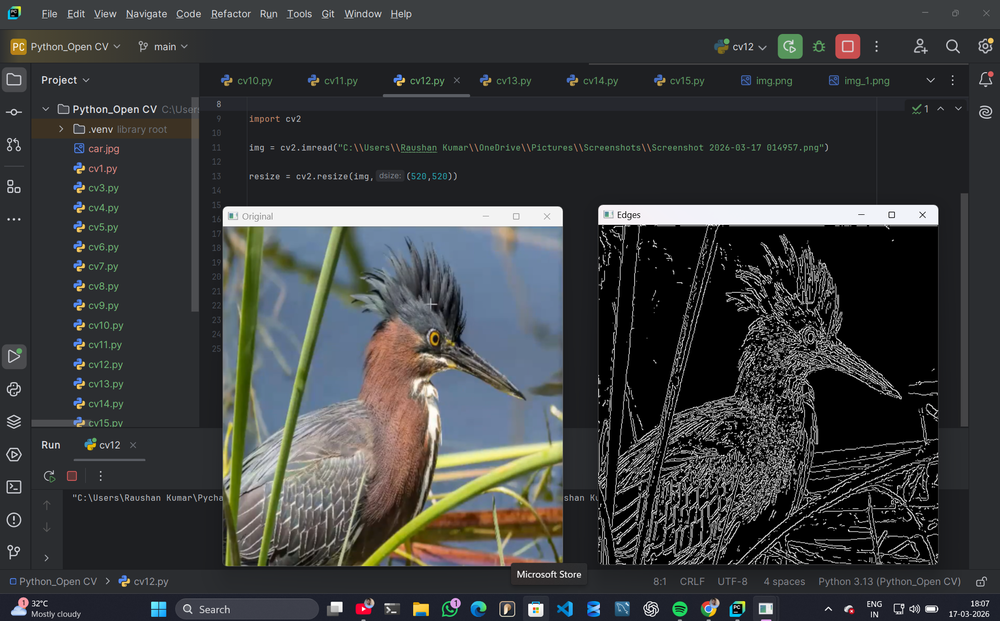
#> input picture Assignment11_Raushan/Python_Open CV/img_2.png, 1000 x 621 px, shrunk from 1912 x 1188 before the run, found by its file name
$ python cv8.py
#> lines starting #> are read from the running program, lines starting #| are printed output that depends on the picture; after the words box and inside, x2 and y2 are one past the last pixel; in counts of white or black regions, pixels touching at a corner belong together
# Thresholding

import cv2
import numpy as np

img = cv2.imread("C:\\Users\\Raushan Kumar\\OneDrive\\Pictures\\img_2.png", cv2.IMREAD_COLOR)
#> img is the input picture: shape (621, 1000, 3); mean B, G, R 61.8, 61.3, 59.5

gray = cv2.cvtColor(img, cv2.COLOR_BGR2GRAY)
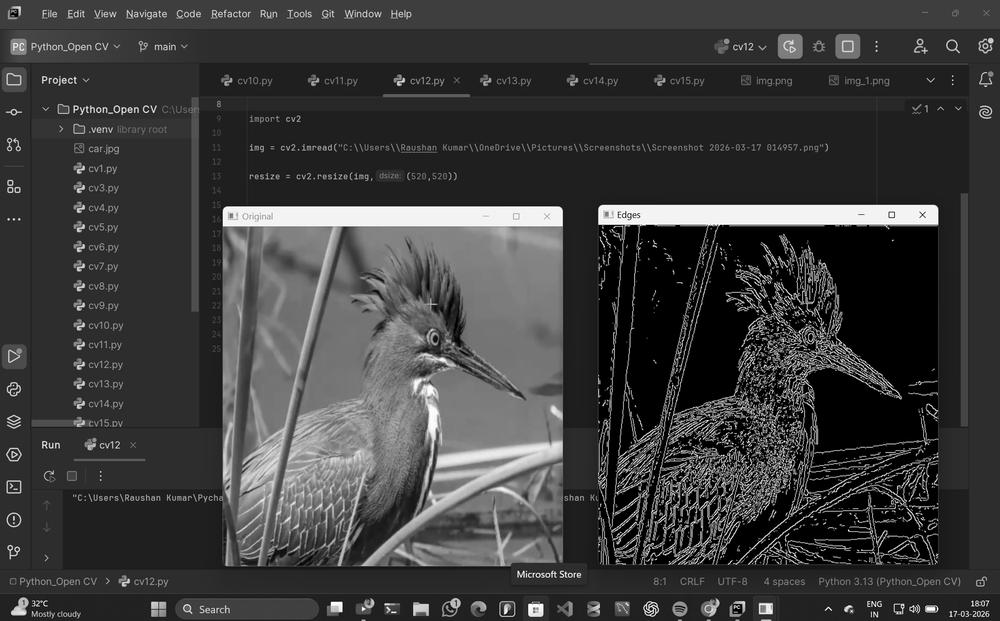
#> gray: shape (621, 1000); min 0, max 255, mean 60.8

threshold_value = 137

ret, binary_threshold = cv2.threshold(gray, threshold_value, 255, cv2.THRESH_BINARY)
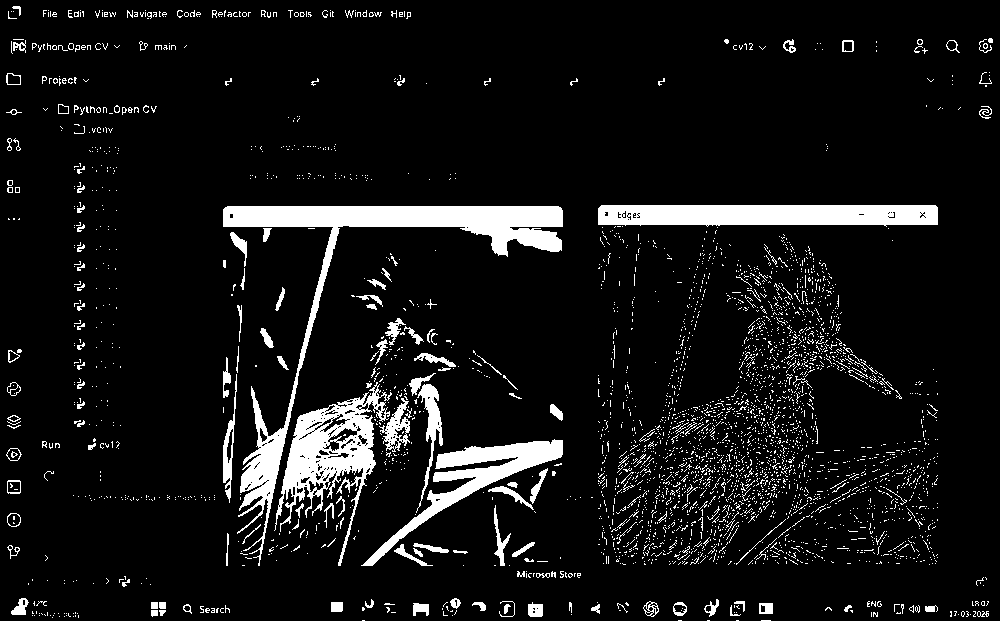
#> binary_threshold: shape (621, 1000); 8.3% white; 3473 white regions (3304 under 20 px), largest, box (x1, y1, x2, y2) and area: (223, 206, 563, 566) 12417, (598, 205, 938, 227) 6700, (274, 382, 392, 566) 6362
#> ret = 137

cv2.imshow("Original", img)
cv2.imshow("Binary Threshold", binary_threshold)

cv2.waitKey(0)
cv2.destroyAllWindows()

$ run again, with Assignment11_Raushan/Python_Open CV/img_1.png copied over Assignment11_Raushan/Python_Open CV/img_2.png
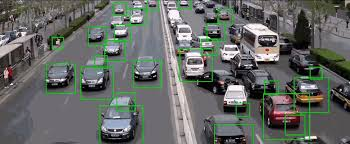
#> input picture Assignment11_Raushan/Python_Open CV/img_1.png, 350 x 144 px, found by its file name
#> img is the input picture: shape (144, 350, 3); mean B, G, R 101.1, 104.9, 101.1
#> `gray = cv2.cvtColor(img, cv2.COLOR_BGR2GRAY)`:
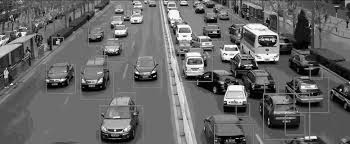
#> gray: shape (144, 350); min 0, max 254, mean 103.3
#> `ret, binary_threshold = cv2.threshold(gray, threshold_value, 255, cv2...`:
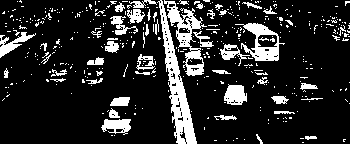
#> binary_threshold: shape (144, 350); 16.1% white; 420 white regions (370 under 20 px), largest, box (x1, y1, x2, y2) and area: (157, 0, 207, 144) 2670, (235, 23, 285, 61) 722, (224, 84, 247, 105) 358
#> ret = 137

$ run again, with Assignment11_Raushan/Python_Open CV/img_3.png copied over Assignment11_Raushan/Python_Open CV/img_2.png
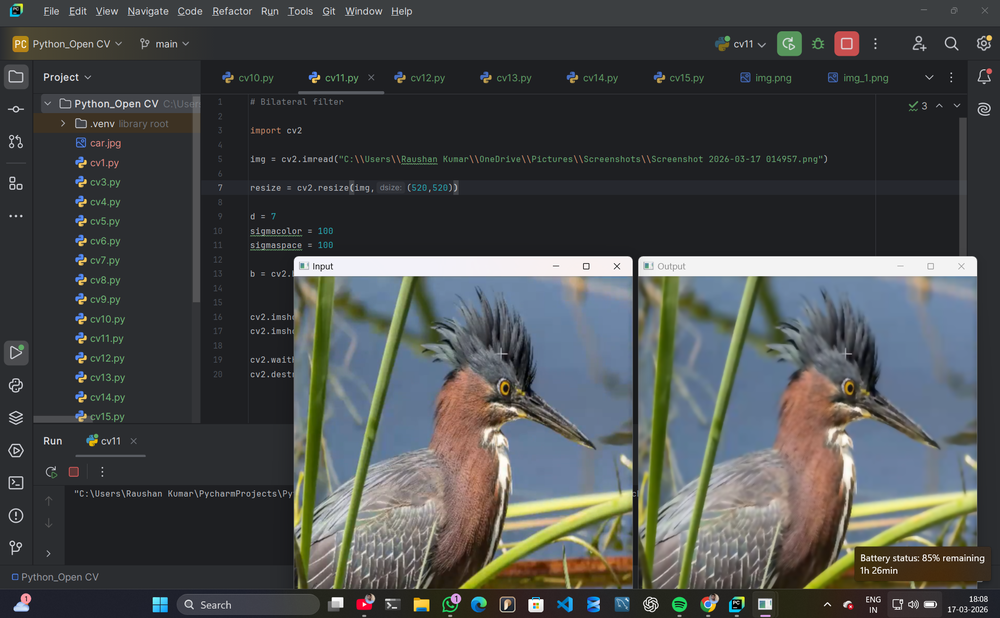
#> input picture Assignment11_Raushan/Python_Open CV/img_3.png, 1000 x 618 px, shrunk from 1919 x 1186 before the run, found by its file name
#> img is the input picture: shape (618, 1000, 3); mean B, G, R 74.5, 74.9, 72.3
#> `gray = cv2.cvtColor(img, cv2.COLOR_BGR2GRAY)`:
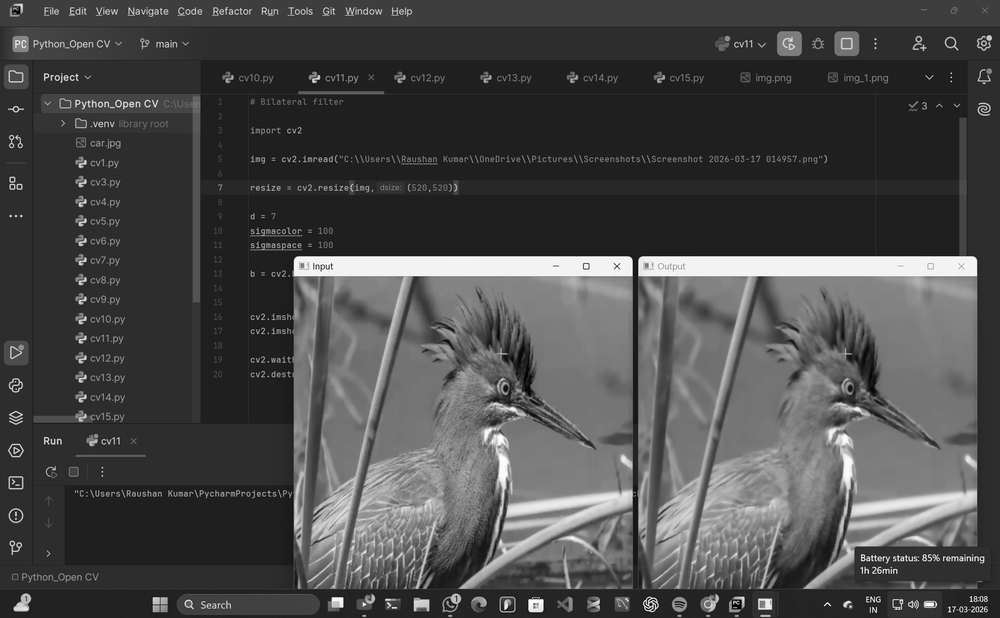
#> gray: shape (618, 1000); min 0, max 255, mean 74.1
#> `ret, binary_threshold = cv2.threshold(gray, threshold_value, 255, cv2...`:
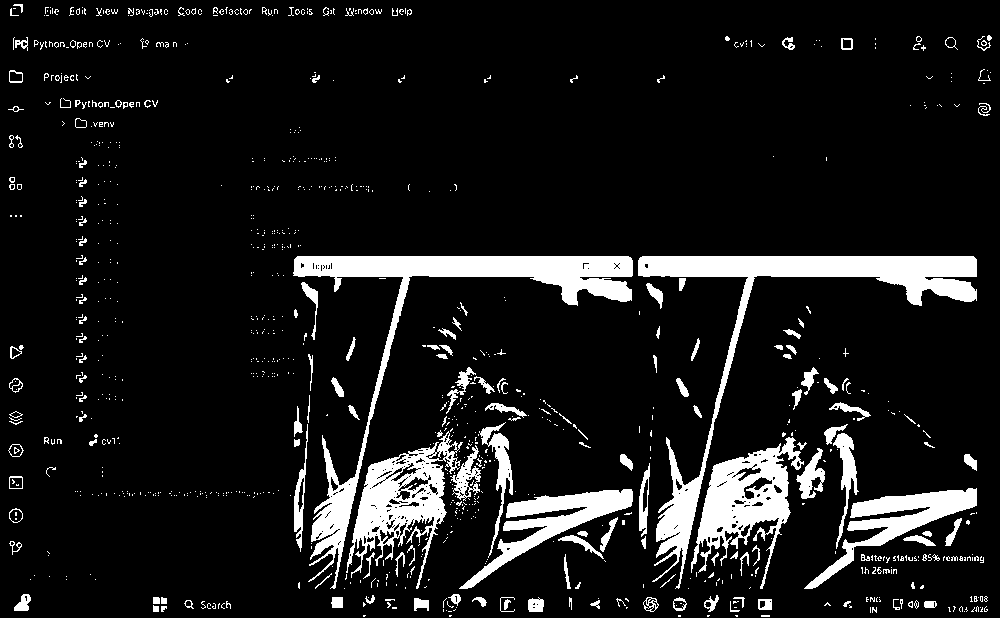
#> binary_threshold: shape (618, 1000); 10.2% white; 1020 white regions (845 under 20 px), largest, box (x1, y1, x2, y2) and area: (638, 256, 977, 589) 12336, (293, 256, 633, 589) 12255, (691, 437, 804, 589) 6394
#> ret = 137

$ run again, with Assignment11_Raushan/Python_Open CV/img_4.png copied over Assignment11_Raushan/Python_Open CV/img_2.png
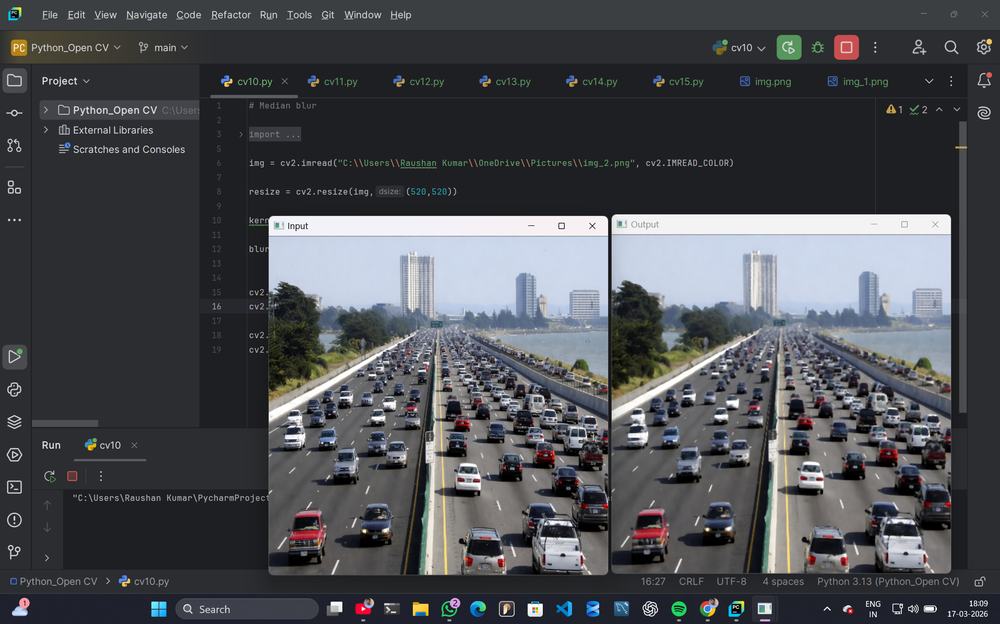
#> input picture Assignment11_Raushan/Python_Open CV/img_4.png, 1000 x 624 px, shrunk from 1916 x 1196 before the run, found by its file name
#> img is the input picture: shape (624, 1000, 3); mean B, G, R 80.7, 76.8, 74.8
#> `gray = cv2.cvtColor(img, cv2.COLOR_BGR2GRAY)`:
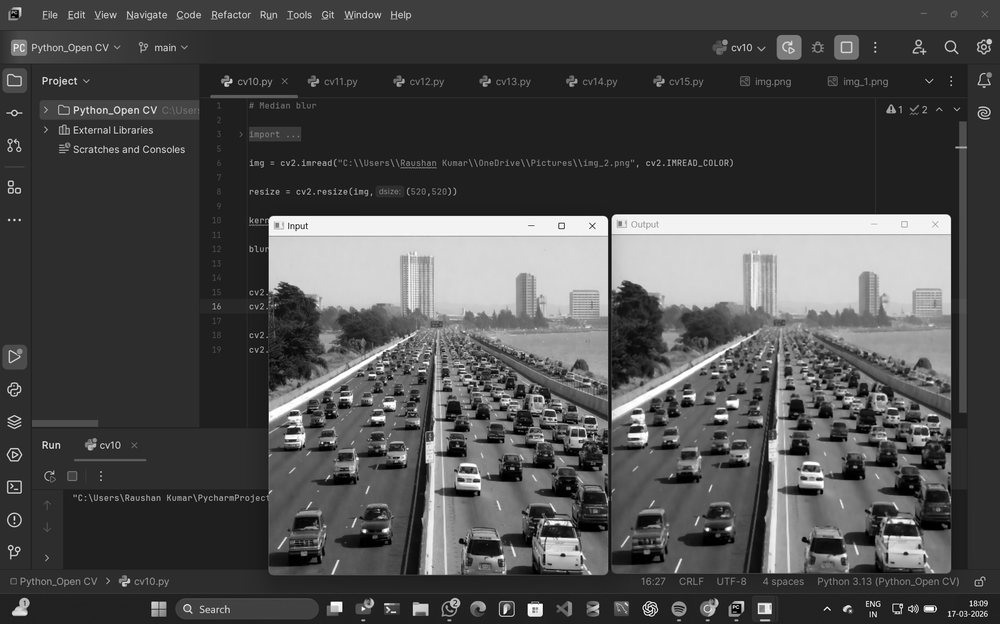
#> gray: shape (624, 1000); min 0, max 255, mean 76.7
#> `ret, binary_threshold = cv2.threshold(gray, threshold_value, 255, cv2...`:
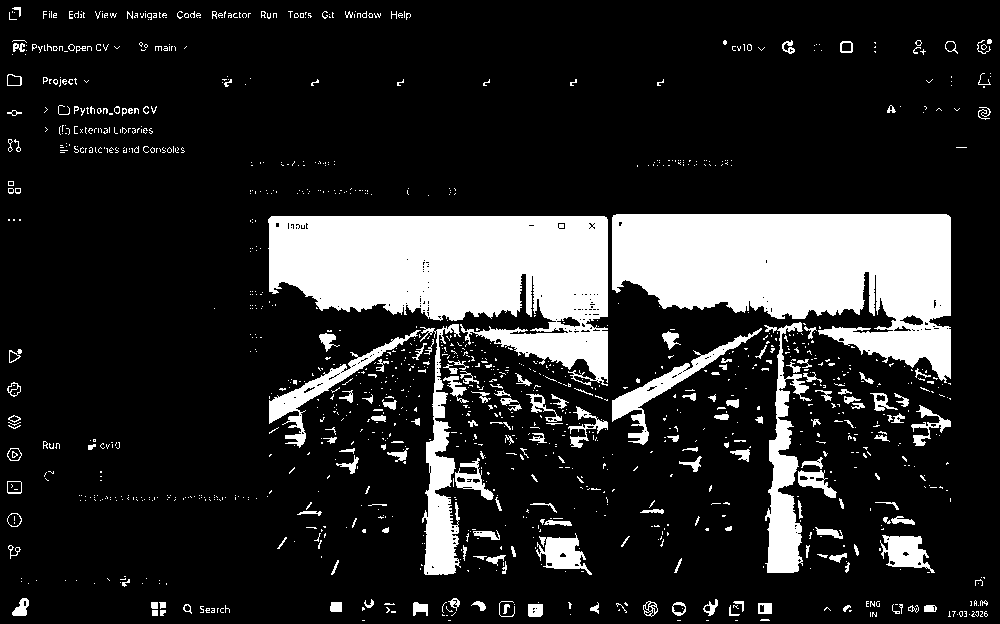
#> binary_threshold: shape (624, 1000); 16.7% white; 1268 white regions (1084 under 20 px), largest, box (x1, y1, x2, y2) and area: (612, 214, 951, 383) 35668, (268, 216, 608, 386) 35537, (764, 322, 812, 573) 4698
#> ret = 137
